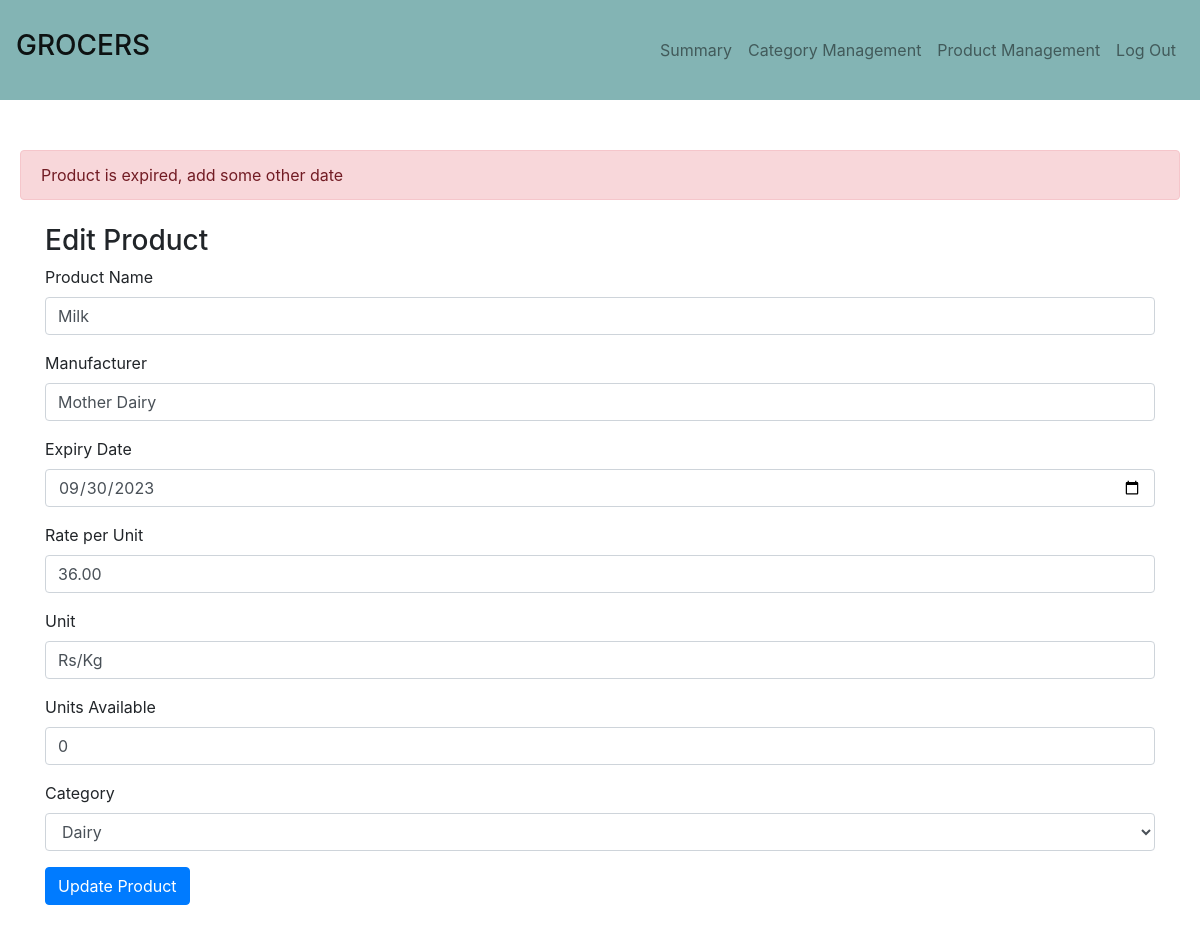
The app's page /edit_product/7 (signed in) with its own data.
### MAD1/models.py (models this page shows)
class Product(db.Model):
    id = db.Column(db.Integer, primary_key=True)
    name = db.Column(db.String(80), nullable=False)
    manufacturer = db.Column(db.String(80))
    expiry_date = db.Column(db.Date, nullable = False)
    rate_per_unit = db.Column(db.Float)
    unit = db.Column(db.String(10))  # e.g., 'Rs/Kg', 'Rs/Litre'
    units_available = db.Column(db.Integer, nullable = False, default=0)
    category_id = db.Column(db.Integer, db.ForeignKey('category.id'), nullable=False)
    created_at = db.Column(db.DateTime, default=datetime.utcnow)

### MAD1/routes.py (the view)
@app.route('/edit_product/<int:product_id>', methods=['GET', 'POST'])
@login_required
def edit_product(product_id):
    product = Product.query.get_or_404(product_id)
    categories = Category.query.all()
    form = ProductForm()
    form.category.choices = [(category.id, category.name) for category in categories]
    if request.method == 'POST' and form.validate_on_submit():
        selected_category = Category.query.get(form.category.data)
        product.name = form.name.data
        product.manufacturer = form.manufacturer.data
        product.expiry_date = form.expiry_date.data
        product.rate_per_unit = form.rate_per_unit.data
        product.unit = form.unit.data
        product.units_available = form.units_available.data
        product.category = selected_category
        db.session.commit()
        flash('Product updated successfully', 'success')
        return redirect(url_for('product_management'))
    elif product.expiry_date < datetime.today().date():
        flash('Product is expired, add some other date', 'danger')
    form.name.data = product.name
    form.manufacturer.data = product.manufacturer
    form.expiry_date.data = product.expiry_date
    form.rate_per_unit.data = product.rate_per_unit
    form.unit.data = product.unit
    form.units_available.data = product.units_available
    form.category.data = product.category.id
    return render_template('edit_product.html', form=form, product=product, categories=categories)

### MAD1/forms.py (shortened to what this page needs)
class ProductForm(FlaskForm):
    name = StringField("Product Name", validators=[DataRequired(), Length(min=2, max=100)])
    manufacturer = StringField("Manufacturer", validators=[DataRequired(), Length(min=2, max=100)])
    expiry_date = DateField("Expiry Date", validators=[DataRequired()])
    rate_per_unit = DecimalField("Rate per Unit", validators=[DataRequired()])
    unit = StringField("Unit", validators=[DataRequired(), Length(min=1, max=20)])
    units_available = IntegerField("Units Available")
    category = SelectField("Category", coerce=int, validators=[DataRequired()])
    submit = SubmitField("Add Product")

### MAD1/routes.py (called while the page is built)
@login_manager.user_loader
def load_user(user_id):
    return User.query.filter_by(id = int(user_id)).first()

### MAD1/templates/edit_product.html (shortened to what this page needs)
{% extends "layout.html" %}
{% block content %}
<div class="container mt-4">
    <h3>Edit Product</h3>
    <div class="mb-3">
        <form method="POST" action="{{ url_for('edit_product', product_id=product.id) }}">
            <div class="form-group">
                {{ form.name.label(for="productName") }}
                {{ form.name(class="form-control", id="productName") }}
            </div>
            <div class="form-group">
                {{ form.manufacturer.label(for="manufacturer") }}
                {{ form.manufacturer(class="form-control", id="manufacturer") }}
            </div>
            <div class="form-group">
                {{ form.expiry_date.label(for="expiryDate") }}
                {{ form.expiry_date(class="form-control", id="expiryDate") }}
            </div>
            <div class="form-group">
                {{ form.rate_per_unit.label(for="ratePerUnit") }}
                {{ form.rate_per_unit(class="form-control", id="ratePerUnit") }}
            </div>
            <div class="form-group">
                {{ form.unit.label(for="unit") }}
                {{ form.unit(class="form-control", id="unit") }}
            </div>
            <div class="form-group">
                {{ form.units_available.label(for="units_available") }}
                {{ form.units_available(class="form-control", id="units_available", step="1", placeholder="Enter Number of Units") }}
            </div>
            {{ form.category.label(for="category") }}
            <select class="form-control" id="category" name="category">
                {% for cat in categories %}
                    <option value="{{ cat.id }}" {% if cat.id == form.category.data %}selected{% endif %}>{{ cat.name }}</option>
                {% endfor %}
            </select>
        </div>
            <button type="submit" class="btn btn-primary">Update Product</button>
    </div>
</div>
 {% endblock content %}

### records on screen
Product: name "Milk", manufacturer "Mother Dairy", expiry_date "09/30/2023", rate_per_unit "36.00", unit "Rs/Kg", units_available "0"

### other values on screen
{{ message }} "Product is expired, add some other date"
form field category "Dairy"
